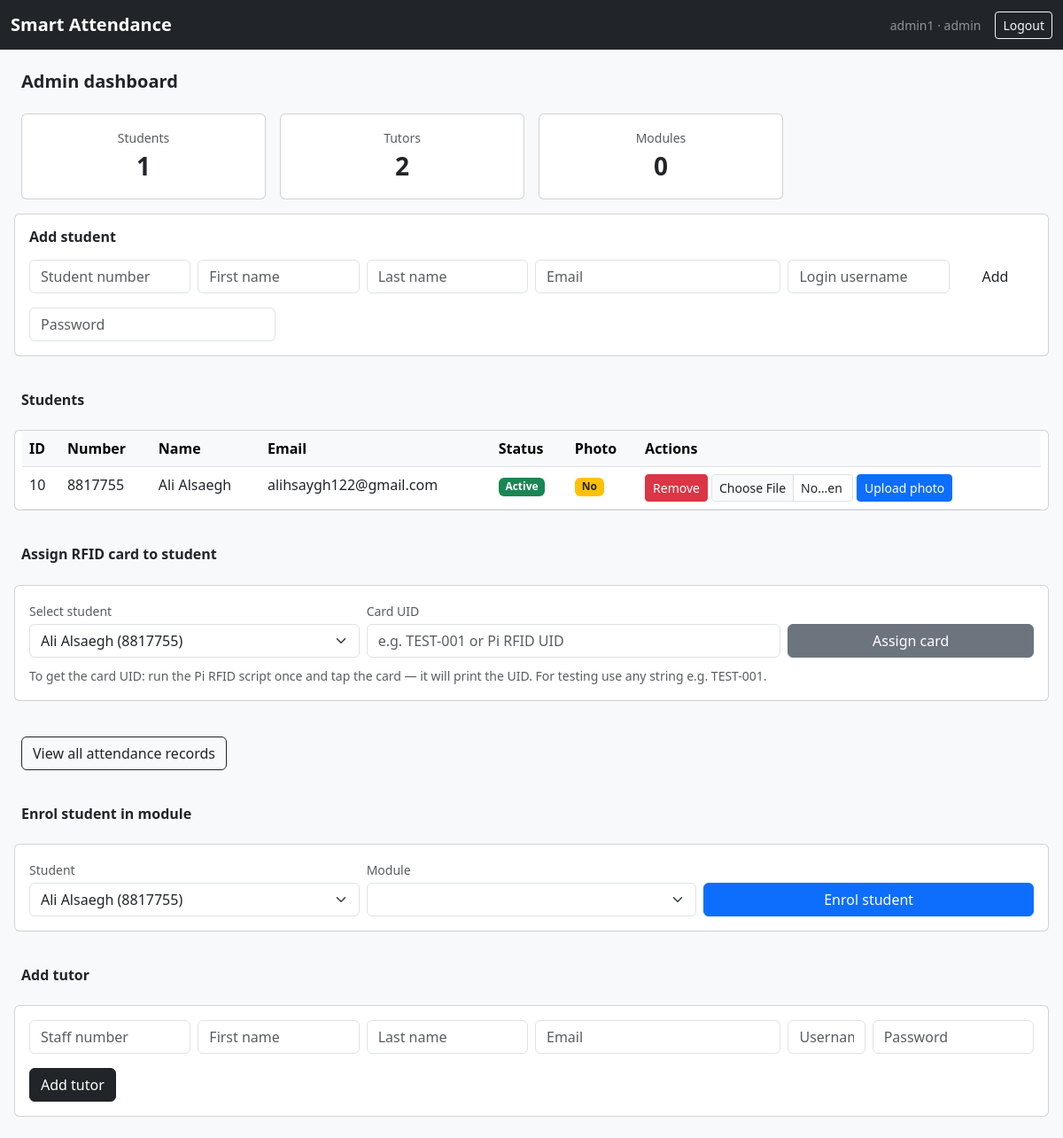
The app's page /dashboard/admin/ (signed in, upper part), older data.
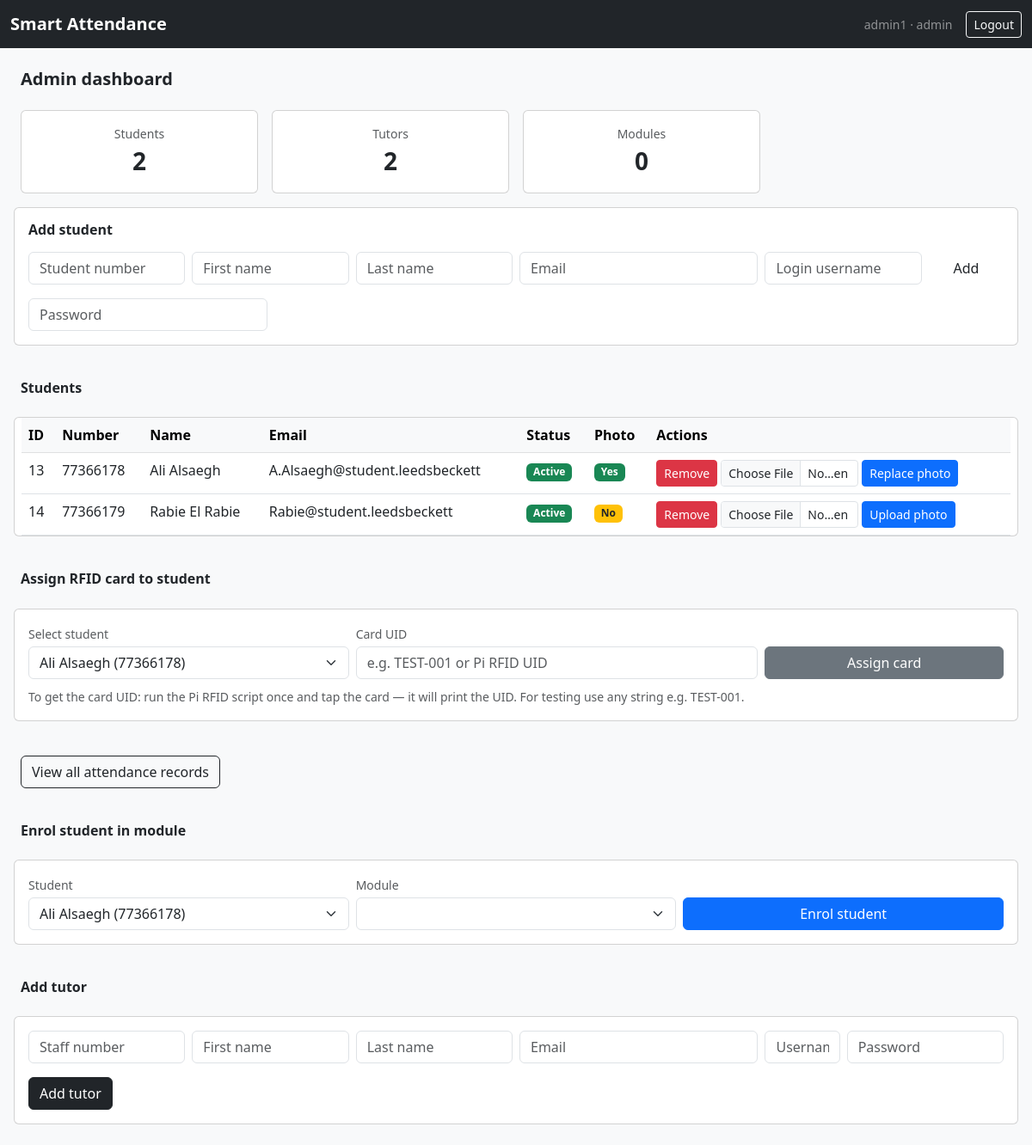
The same page, newer data.
### core/models.py (models this page shows, shortened)
class User(AbstractUser):
    ROLE_CHOICES = [
        ('admin',   'Admin'),
        ('tutor',   'Tutor'),
        ('student', 'Student'),
    ]
    role = models.CharField(max_length=20, choices=ROLE_CHOICES, default='student')
    student_number = models.CharField(max_length=50, blank=True, null=True)
    staff_number = models.CharField(max_length=50, blank=True, null=True)

### core/views.py (the view)
# urls.py: path('dashboard/admin/',views.admin_dashboard, name='admin_dashboard'),
@login_required
@role_required('admin')
def admin_dashboard(request):
    modules = []
    try:
        response = requests.get(API + "/modules")
        modules = response.json().get('modules', [])
    except:
        print("could not connect to flask api")
    raw_students = User.objects.filter(role='student')
    tutors       = User.objects.filter(role='tutor')
    students = []
    for s in raw_students:
        students.append({
            'id':             s.id,
            'username':       s.username,
            'first_name':     s.first_name,
            'last_name':      s.last_name,
            'email':          s.email,
            'student_number': s.student_number,
            'is_active':      s.is_active,
            'has_photo':      student_has_photo(s.student_number) if s.student_number else False,
        })
    return render(request, 'core/admin_dashboard.html', {
        'students': students,
        'tutors':   tutors,
        'modules':  modules,
    })

### core/views.py (called while the page is built)
def student_has_photo(student_number):
    photo_path = os.path.join(
        django_settings.MEDIA_ROOT,
        'student_photos',
        student_number + '.jpg'
    )
    return os.path.exists(photo_path)

### core/templates/core/admin_dashboard.html (shortened to what this page needs)
{% extends 'core/base.html' %}
{% block content %}
<h5 class="fw-semibold mb-4">Admin dashboard</h5>
<div class="row g-3 mb-4">
    <div class="col-md-3">
        <div class="card text-center p-3">
            <div class="text-muted small">Students</div>
            <div class="fs-3 fw-semibold">{{ students|length }}</div>
        </div>
    </div>
    <div class="col-md-3">
        <div class="card text-center p-3">
            <div class="text-muted small">Tutors</div>
            <div class="fs-3 fw-semibold">{{ tutors|length }}</div>
        </div>
    </div>
    <div class="col-md-3">
        <div class="card text-center p-3">
            <div class="text-muted small">Modules</div>
            <div class="fs-3 fw-semibold">{{ modules|length }}</div>
    </div>
</div>
<div class="card p-3 mb-4">
    <h6 class="fw-semibold mb-3">Add student</h6>
    <form method="post" action="{% url 'create_student' %}">
        <div class="row g-2">
            <div class="col-md-2">
                <input type="text" name="student_number" class="form-control" placeholder="Student number" required>
            </div>
            <div class="col-md-2">
                <input type="text" name="first_name" class="form-control" placeholder="First name" required>
            </div>
            <div class="col-md-2">
                <input type="text" name="last_name" class="form-control" placeholder="Last name" required>
            </div>
            <div class="col-md-3">
                <input type="email" name="email" class="form-control" placeholder="Email" required>
            </div>
            <div class="col-md-2">
                <input type="text" name="username" class="form-control" placeholder="Login username" required>
            </div>
            <div class="col-md-1">
                <button class="btn btn-lbu w-100">Add</button>
            </div>
        </div>
        <div class="row g-2 mt-2">
            <div class="col-md-3">
                <input type="password" name="password" class="form-control" placeholder="Password" required>
            </div>
        </div>
    </form>
</div>
<h6 class="fw-semibold mb-2">Students</h6>
<div class="card mb-4">
    <div class="table-responsive">
        <table class="table table-hover mb-0">
            <thead class="table-light">
                <tr>
                    <th>ID</th>
                    <th>Number</th>
                    <th>Name</th>
                    <th>Email</th>
                    <th>Status</th>
                    <th>Photo</th>
                    <th>Actions</th>
                </tr>
            </thead>
            <tbody>
                {% for s in students %}
                <tr>
                    <td>{{ s.id }}</td>
                    <td>{{ s.student_number }}</td>
                    <td>{{ s.first_name }} {{ s.last_name }}</td>
                    <td>{{ s.email }}</td>
                    <td>
                        {% if s.is_active %}
                            <span class="badge bg-success">Active</span>
                        {% else %}
                            <span class="badge bg-secondary">Inactive</span>
                        {% endif %}
                    </td>
                    <td>
                        {% if s.has_photo %}
                            <span class="badge bg-success">Yes</span>
                        {% else %}
                            <span class="badge bg-warning text-dark">No</span>
                        {% endif %}
                    </td>
                    <td>
                        <div class="d-flex gap-1 flex-wrap">
                            {% if s.id %}
                            <form method="post" action="{% url 'delete_student' s.id %}">
                                <button class="btn btn-sm btn-danger">
                                    Remove
                                </button>
                            </form>
                            {% endif %}
                            {% if s.student_number %}
                            <form method="post"
                                action="{% url 'upload_student_photo' s.student_number %}"
                                enctype="multipart/form-data"
                                class="d-flex gap-1 align-items-center">
                                <input type="file"
                                    name="photo"
                                    accept=".jpg,.jpeg,.png"
                                    class="form-control form-control-sm"
                                    style="width: 160px;"
                                    required>
                                <button class="btn btn-sm btn-primary">
                                    {% if s.has_photo %}
                                        Replace photo
                                    {% else %}
                                        Upload photo
                                    {% endif %}
                                </button>
                            </form>
                            {% endif %}
                        </div>
                    </td>
                </tr>
                {% empty %}
                <tr>
                    <td colspan="7"class="text-center text-muted py-3">
                        No students yet
                    </td>
                </tr>
                {% endfor %}
            </tbody>
        </table>
    </div>
</div>
<h6 class="fw-semibold mb-2">Assign RFID card to student</h6>
<div class="card p-3 mb-4">
<form method="post" action="{% url 'assign_card' %}">
    <div class="row g-2 align-items-end">
    <div class="col-md-4">
        <label class="form-label text-muted small mb-1">Select student</label>
        <select name="student_id" class="form-select">
        {% for s in students %}
        <option value="{{ s.student_number }}">
            {{ s.first_name }} {{ s.last_name }}
        </option>
        {% endfor %}
        </select>
    </div>
    <div class="col-md-5">
        <label class="form-label text-muted small mb-1">Card UID</label>
        <input type="text" name="card_uid" class="form-control"
            placeholder="e.g. TEST-001 or Pi RFID UID" required>
    </div>
    <div class="col-md-3">
        <button class="btn btn-secondary w-100">Assign card</button>
    </div>
    </div>
    <div class="mt-2">
    <small class="text-muted">
        To get the card UID: run the Pi RFID script once and tap
        the card — it will print the UID. For testing use any
        string e.g. TEST-001.
    </small>
    </div>
</form>
</div>
<div class="mb-4">
<a href="{% url 'admin_attendance' %}"
    class="btn btn-outline-dark">
View all attendance records
</a>
</div>
<h6 class="fw-semibold mb-2">Enrol student in module</h6>
<div class="card p-3 mb-4">
<form method="post" action="{% url 'enrol_student' %}">
    <div class="row g-2 align-items-end">
    <div class="col-md-4">
        <label class="form-label text-muted small mb-1">Student</label>
        <select name="student_number" class="form-select">
        {% for s in students %}
        <option value="{{ s.student_number }}">
            {{ s.first_name }} {{ s.last_name }}
        </option>
        {% endfor %}
        </select>
    </div>
    <div class="col-md-4">
        <label class="form-label text-muted small mb-1">Module</label>
        <select name="module_id" class="form-select">
        </select>
    </div>
    <div class="col-md-4">
        <button class="btn btn-primary w-100">Enrol student</button>
    </div>
    </div>
</form>
</div>
<h6 class="fw-semibold mb-2">Add tutor</h6>
<div class="card p-3 mb-4">
    <form method="post" action="{% url 'create_tutor' %}">
        <div class="row g-2">
            <div class="col-md-2"><input type="text" name="staff_number" class="form-control" placeholder="Staff number" required></div>
            <div class="col-md-2"><input type="text" name="first_name" class="form-control" placeholder="First name" required></div>
            <div class="col-md-2"><input type="text" name="last_name" class="form-control" placeholder="Last name" required></div>
            <div class="col-md-3"><input type="email" name="email" class="form-control" placeholder="Email" required></div>
            <div class="col-md-1"><input type="text" name="username" class="form-control" placeholder="Username" required></div>
            <div class="col-md-2"><input type="password" name="password" class="form-control" placeholder="Password" required></div>
        </div>
        <div class="mt-3">
            <button class="btn btn-dark">Add tutor</button>
        </div>
    </form>
</div>
{% endblock %}

### core/templates/core/base.html (shortened to what this page needs)
<!DOCTYPE html>
<html lang="en">
<head>
    <link href="https://cdn.jsdelivr.net/npm/bootstrap@5.3.0/dist/css/bootstrap.min.css" rel="stylesheet">
</head>
<body>
<nav class="navbar navbar-expand-lg navbar-dark bg-dark">
    <div class="container-fluid">
        <a class="navbar-brand" href="/dashboard/">Smart Attendance</a>
        {% if user.is_authenticated %}
        <div class="ms-auto d-flex align-items-center gap-3">
            <span class="text-white-50 small">{{ user.username }} · {{ user.role }}</span>
            <a href="/logout/" class="btn btn-outline-light btn-sm">Logout</a>
        </div>
        {% endif %}
    </div>
</nav>
<div class="container-fluid">
    <div class="row">
        <main class="col py-4 px-4">
            {% block content %}{% endblock %}
        </main>
    </div>
</div>
</body>
</html>

### core/templates/core/base.html (style rules this page uses)
body { background-color: #f8f9fa; }
.navbar-brand { font-weight: 600; }

Row changes from the older to the newer data that the page shows:
removed User: student_number "8817755", first_name "Ali", last_name "Alsaegh", email "alihsaygh122@gmail.com", student_id "Ali Alsaegh (8817755)", student_number "Ali Alsaegh (8817755)"
added User: student_number "77366178", first_name "Ali", last_name "Alsaegh", email "A.Alsaegh@student.leedsbeckett", student_id "Ali Alsaegh (77366178)", student_number "Ali Alsaegh (77366178)"
added User: student_number "77366179", first_name "Rabie", last_name "El Rabie", email "Rabie@student.leedsbeckett"
Text that changed along with them:
{{ students|length }}: "1" → "2"
new list line: "13 Active Yes Remove  Replace photo"
new list line: "14 Active No Remove  Upload photo"
list line gone: "10 Active No Remove  Upload photo"
